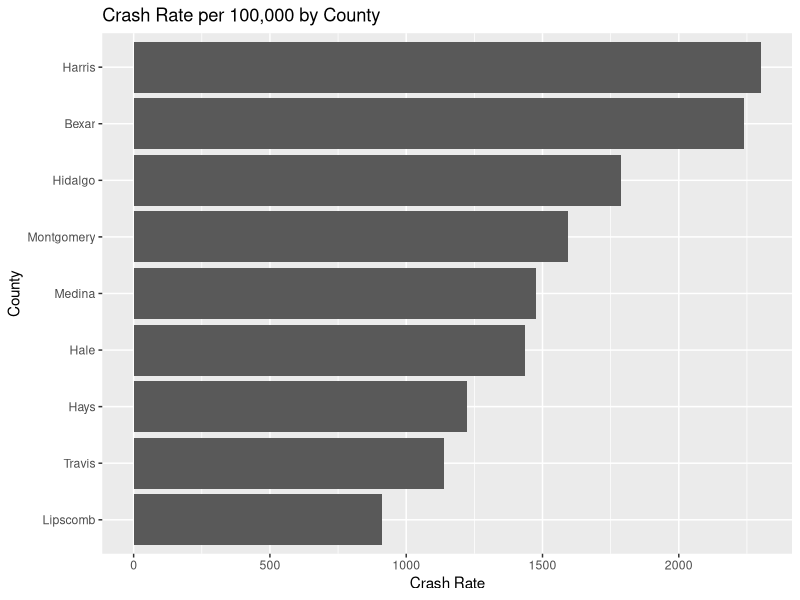
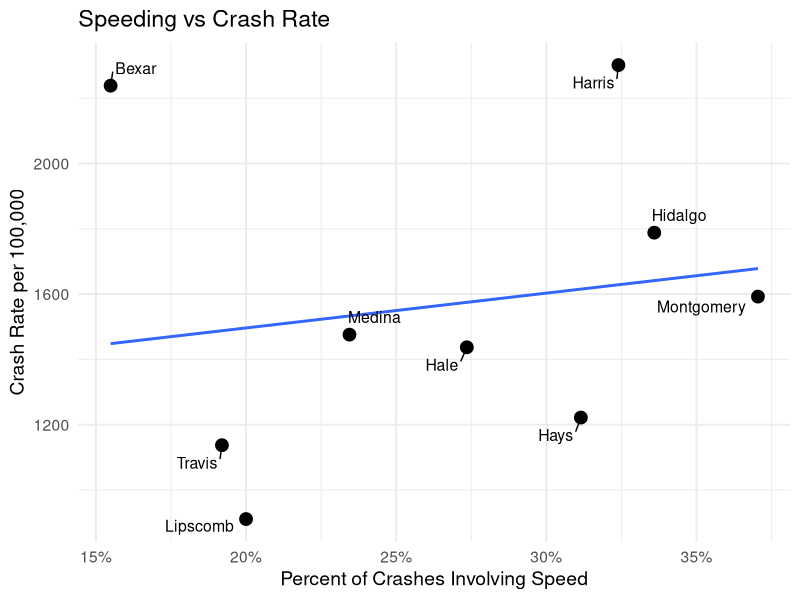
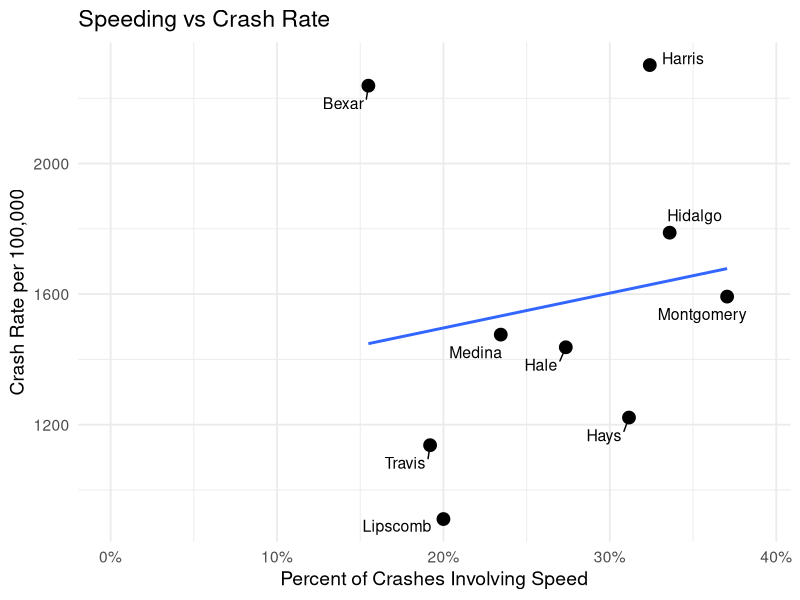
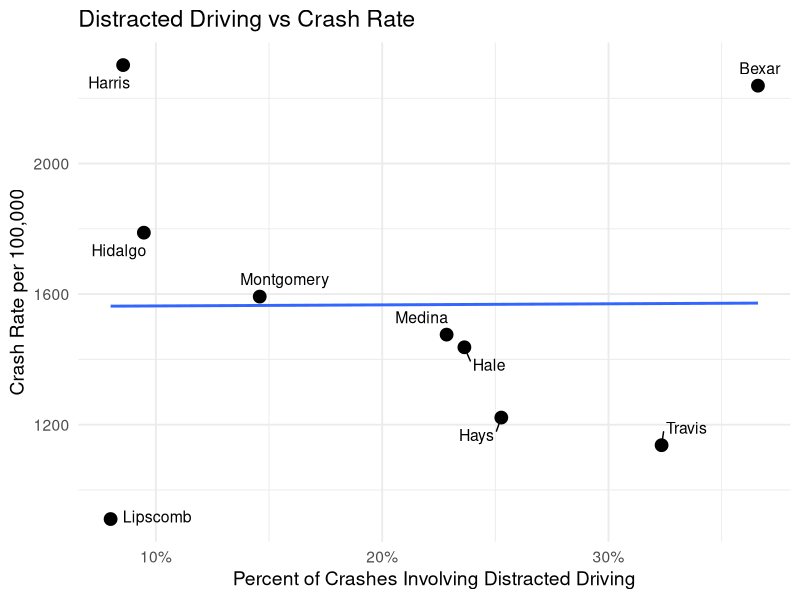
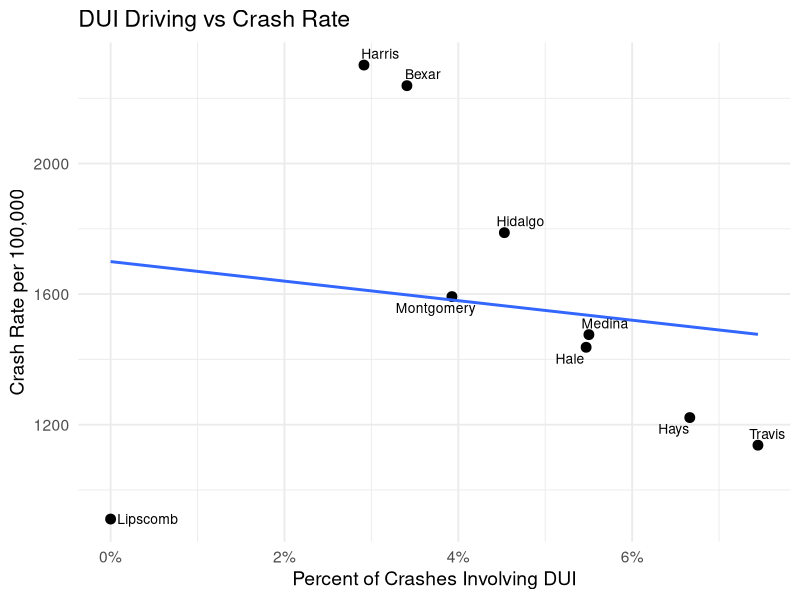
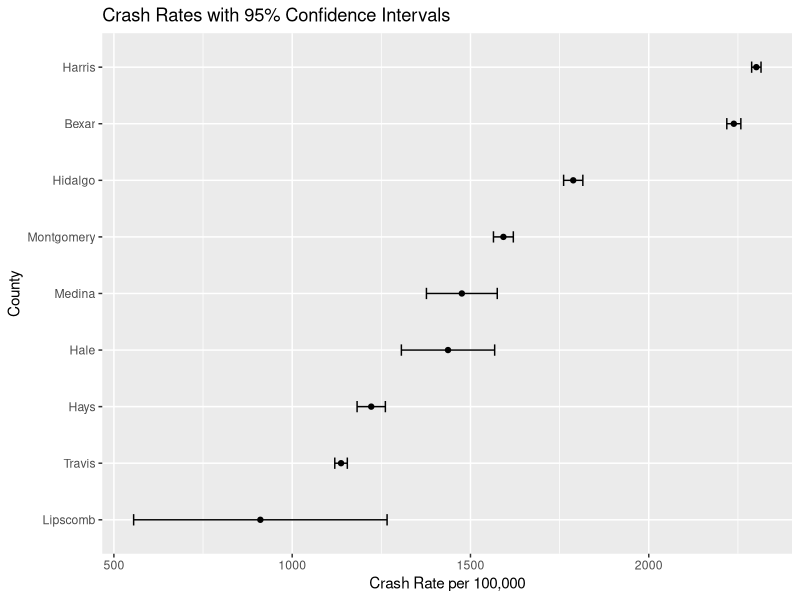
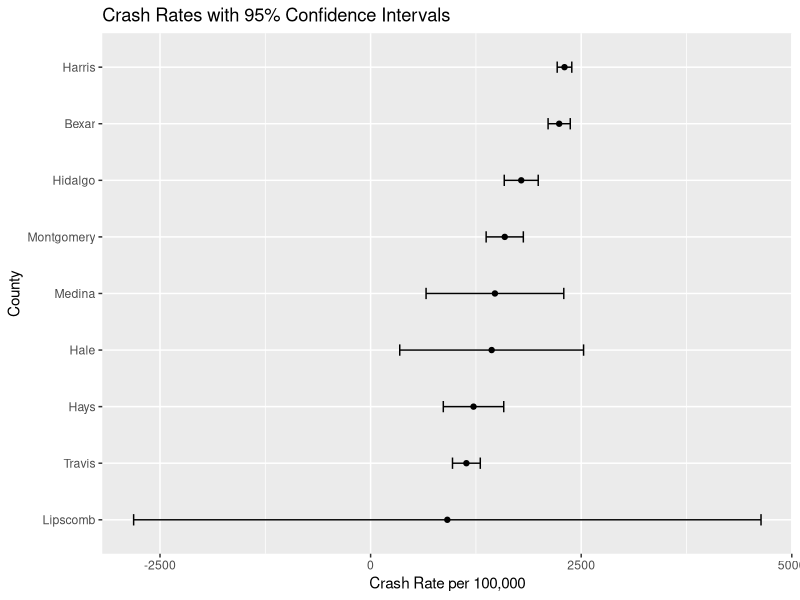

Reproduce these figures in R, in order.
## ---- chunk 1
knitr::opts_chunk$set(echo = TRUE, warning = FALSE, message = FALSE)
library(tidyverse)
library(ggrepel)
library(scales)
## ---- chunk 2
crash <- read.csv("Crash_Data_2024.csv")

head(crash)
str(crash)
## ---- chunk 3
crash <- crash %>%
  mutate(
    Total_Crashes = as.numeric(gsub(",", "", Total_Crashes)),
    Population = as.numeric(gsub(",", "", Population)),
    Fatal_Crashes = as.numeric(gsub(",", "", Fatal_Crashes)),
    Speed_Crashes = as.numeric(gsub(",", "", Speed_Crashes)),
    DUI_Crashes = as.numeric(gsub(",", "", DUI_Crashes)),
    Distracted_Crashes = as.numeric(gsub(",", "", Distracted_Crashes)),
    Serious_Crashes = as.numeric(gsub(",", "", Serious_Crashes)),
    Minor_Crashes = as.numeric(gsub(",", "", Minor_Crashes))
  )

crash <- crash %>%
  mutate(
    Crash_Rate = (Total_Crashes / Population) * 100000,
    Fatal_Rate = (Fatal_Crashes / Population) * 100000,
    SpeedPercent = Speed_Crashes / Total_Crashes,
    DUIPercent = DUI_Crashes / Total_Crashes,
    DistractedPercent = Distracted_Crashes / Total_Crashes,
    SeverityPercent = (Fatal_Crashes + Serious_Crashes) / Total_Crashes
  )

summary(crash)
## ---- chunk 4
crash %>%
  arrange(desc(Crash_Rate))
## ---- chunk 5
crash %>%
  arrange(desc(Fatal_Rate))
## ---- chunk 6
ggplot(crash, aes(x = reorder(County, Crash_Rate), y = Crash_Rate)) +
  geom_col() +
  coord_flip() +
  labs(
    title = "Crash Rate per 100,000 by County",
    x = "County",
    y = "Crash Rate"
  )
## ---- chunk 7
ggplot(crash, aes(x = SpeedPercent, y = Crash_Rate, label = County)) +
  geom_point(size = 4) +
  geom_smooth(method = "lm", se = FALSE) +
  geom_text_repel(
    size = 4,
    box.padding = 0.5,
    point.padding = 0.3
  ) +
  scale_x_continuous(labels = percent_format(accuracy = 1)) +
  labs(
    title = "Speeding vs Crash Rate",
    x = "Percent of Crashes Involving Speed",
    y = "Crash Rate per 100,000"
  ) +
  theme_minimal(base_size = 14)

# Fixed so it starts at 0
ggplot(crash, aes(x = SpeedPercent, y = Crash_Rate, label = County)) +
  geom_point(size = 4) +
  geom_smooth(method = "lm", se = FALSE) +
  geom_text_repel(
    size = 4,
    box.padding = 0.5,
    point.padding = 0.3
  ) +
  scale_x_continuous(
    labels = percent_format(accuracy = 1),
    limits = c(0, max(crash$SpeedPercent) * 1.05)  # 👈 THIS FIX
  ) +
  labs(
    title = "Speeding vs Crash Rate",
    x = "Percent of Crashes Involving Speed",
    y = "Crash Rate per 100,000"
  ) +
  theme_minimal(base_size = 14)
## ---- chunk 8


ggplot(crash, aes(x = DistractedPercent, y = Crash_Rate, label = County)) +
  geom_point(size = 4) +
  geom_smooth(method = "lm", se = FALSE, aes(group = 1), linetype = "solid") +
  geom_text_repel(
    size = 4,
    box.padding = 0.5,
    point.padding = 0.3
  ) +
  scale_x_continuous(labels = percent_format(accuracy = 1)) +
  labs(
    title = "Distracted Driving vs Crash Rate",
    x = "Percent of Crashes Involving Distracted Driving",
    y = "Crash Rate per 100,000"
  ) +
  theme_minimal(base_size = 14)
## ---- chunk 9
ggplot(crash, aes(x = DUIPercent, y = Crash_Rate, label = County)) +
  geom_point(size = 3) +
  geom_smooth(method = "lm", se = FALSE, aes(group = 1)) +
  geom_text_repel(size = 3.5) +
  scale_x_continuous(labels = percent_format(accuracy = 1)) +
  labs(
    title = "DUI Driving vs Crash Rate",
    x = "Percent of Crashes Involving DUI",
    y = "Crash Rate per 100,000"
  ) +
  theme_minimal(base_size = 14)
## ---- chunk 10
crash %>%
  select(County, Crash_Rate, Fatal_Rate, SpeedPercent, DUIPercent, DistractedPercent, SeverityPercent) %>%
  arrange(desc(Crash_Rate))
## ---- chunk 11
harris <- crash %>% filter(County == "Harris")

p_hat_harris <- harris$Total_Crashes / harris$Population
n_harris <- harris$Population
z <- 1.96
se_harris <- sqrt((p_hat_harris * (1 - p_hat_harris)) / n_harris)

lower_harris <- p_hat_harris - z * se_harris
upper_harris <- p_hat_harris + z * se_harris

lower_harris * 100000
upper_harris * 100000
## ---- chunk 12
montgomery <- crash %>% filter(County == "Montgomery")

p_hat_montgomery <- montgomery$Total_Crashes / montgomery$Population
n_montgomery <- montgomery$Population
se_montgomery <- sqrt((p_hat_montgomery * (1 - p_hat_montgomery)) / n_montgomery)

lower_montgomery <- p_hat_montgomery - z * se_montgomery
upper_montgomery <- p_hat_montgomery + z * se_montgomery

lower_montgomery * 100000
upper_montgomery * 100000
## ---- chunk 13
tibble(
  County = c("Harris", "Montgomery"),
  Lower_CI = c(lower_harris, lower_montgomery) * 100000,
  Upper_CI = c(upper_harris, upper_montgomery) * 100000
)
## ---- chunk 14
ci_all <- crash %>%
  mutate(
    p_hat = Total_Crashes / Population,
    n = Population,
    z = 1.96,
    se = sqrt((p_hat * (1 - p_hat)) / n),
    Lower_CI = (p_hat - z * se) * 100000,
    Upper_CI = (p_hat + z * se) * 100000,
    Crash_Rate = p_hat * 100000
  ) %>%
  select(County, Crash_Rate, Lower_CI, Upper_CI)

knitr::kable(
  ci_all %>% mutate(across(-County, ~ round(.x, 2))),
  booktabs = TRUE,
  caption = "95% Confidence Intervals for Crash Rates"
)

ggplot(ci_all, aes(x = reorder(County, Crash_Rate), y = Crash_Rate)) +
  geom_point() +
  geom_errorbar(aes(ymin = Lower_CI, ymax = Upper_CI), width = 0.2) +
  coord_flip() +
  labs(
    title = "Crash Rates with 95% Confidence Intervals",
    x = "County",
    y = "Crash Rate per 100,000"
  )
## ---- chunk 15
# replacing population with total crashes to see what happens with the confidence interval.
ci_all <- crash %>%
  mutate(
    p_hat = Total_Crashes / Population,
    n = Total_Crashes,
    z = 1.96,
   se = sqrt((p_hat * (1 - p_hat)) / Total_Crashes),
    Lower_CI = (p_hat - z * se) * 100000,
    Upper_CI = (p_hat + z * se) * 100000,
    Crash_Rate = p_hat * 100000
  ) %>%
  select(County, Crash_Rate, Lower_CI, Upper_CI)

knitr::kable(
  ci_all %>% mutate(across(-County, ~ round(.x, 2))),
  booktabs = TRUE,
  caption = "95% Confidence Intervals for Crash Rates"
)

ggplot(ci_all, aes(x = reorder(County, Crash_Rate), y = Crash_Rate)) +
  geom_point() +
  geom_errorbar(aes(ymin = Lower_CI, ymax = Upper_CI), width = 0.2) +
  coord_flip() +
  labs(
    title = "Crash Rates with 95% Confidence Intervals",
    x = "County",
    y = "Crash Rate per 100,000"
  )


## ---- chunk 16
model <- lm(Crash_Rate ~ SpeedPercent + DUIPercent + DistractedPercent, data = crash)

summary(model)
